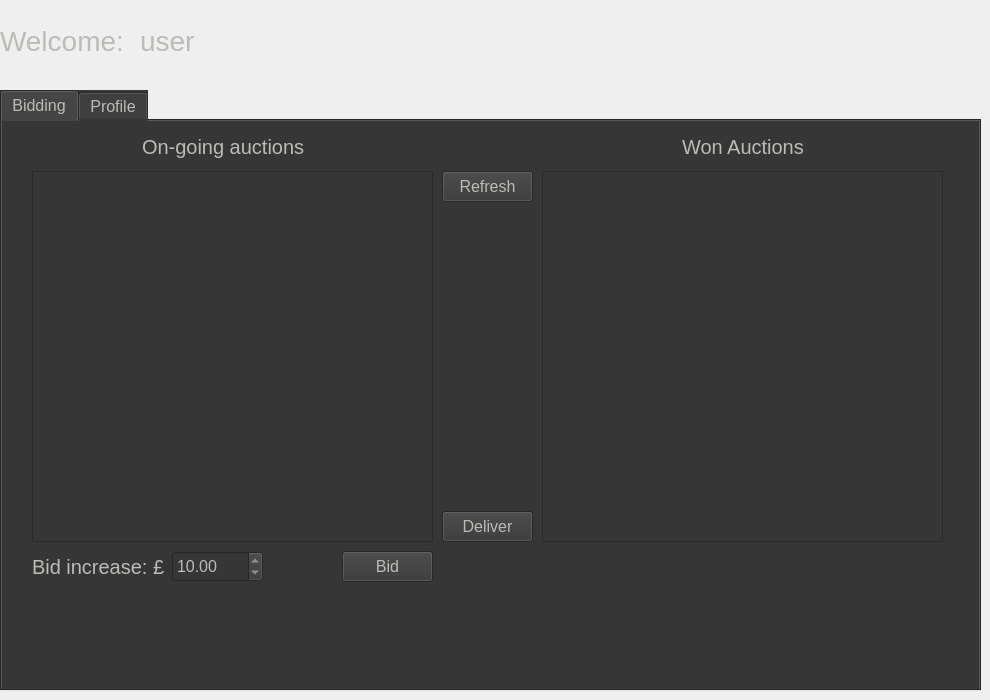
   <widget class="QWidget" name="CourierPage">
    <widget class="QTabWidget" name="tbCourierBidding">
     <property name="geometry">
      <rect>
       <x>0</x>
       <y>90</y>
       <width>981</width>
       <height>601</height>
      </rect>
     </property>
     <property name="styleSheet">
      <string notr="true">background-color: rgb(54, 54, 54);
font: 16px;
color: rgb(186, 189, 182);</string>
     </property>
     <property name="currentIndex">
      <number>0</number>
     </property>
     <widget class="QWidget" name="tbCourierBids">
      <attribute name="title">
       <string>Bidding</string>
      </attribute>
      <widget class="QLabel" name="label_24">
       <property name="geometry">
        <rect>
         <x>30</x>
         <y>430</y>
         <width>141</width>
         <height>31</height>
        </rect>
       </property>
       <property name="styleSheet">
        <string notr="true">color: rgb(186, 189, 182); 
font-size: 20px</string>
       </property>
       <property name="text">
        <string>Bid increase: £</string>
       </property>
      </widget>
      <widget class="QLabel" name="label_23">
       <property name="geometry">
        <rect>
         <x>140</x>
         <y>10</y>
         <width>171</width>
         <height>31</height>
        </rect>
       </property>
       <property name="styleSheet">
        <string notr="true">color: rgb(186, 189, 182); 
font-size: 20px</string>
       </property>
       <property name="text">
        <string>On-going auctions</string>
       </property>
      </widget>
      <widget class="QLabel" name="lblCourierWonAuctionsInfo">
       <property name="geometry">
        <rect>
         <x>540</x>
         <y>470</y>
         <width>401</width>
         <height>91</height>
        </rect>
       </property>
       <property name="styleSheet">
        <string notr="true">color: rgb(186, 189, 182); 
font-size: 16px</string>
       </property>
       <property name="text">
        <string/>
       </property>
       <property name="alignment">
        <set>Qt::AlignCenter</set>
       </property>
       <property name="wordWrap">
        <bool>true</bool>
       </property>
      </widget>
      <widget class="QPushButton" name="btnCourierBid">
       <property name="geometry">
        <rect>
         <x>340</x>
         <y>430</y>
         <width>91</width>
         <height>31</height>
        </rect>
       </property>
       <property name="styleSheet">
        <string notr="true">background-color: rgb(54, 54, 54);
font: 16px;
color: rgb(186, 189, 182);</string>
       </property>
       <property name="text">
        <string>Bid</string>
       </property>
      </widget>
      <widget class="QDoubleSpinBox" name="dsbxCourierBidAmount">
       <property name="geometry">
        <rect>
         <x>170</x>
         <y>430</y>
         <width>91</width>
         <height>31</height>
        </rect>
       </property>
       <property name="minimum">
        <double>1.000000000000000</double>
       </property>
       <property name="maximum">
        <double>99999.000000000000000</double>
       </property>
       <property name="value">
        <double>10.000000000000000</double>
       </property>
      </widget>
      <widget class="QLabel" name="lblCourierOngoingAuctionsInfo">
       <property name="geometry">
        <rect>
         <x>30</x>
         <y>470</y>
         <width>401</width>
         <height>91</height>
        </rect>
       </property>
       <property name="styleSheet">
        <string notr="true">color: rgb(186, 189, 182); 
font-size: 16px</string>
       </property>
       <property name="text">
        <string/>
       </property>
       <property name="alignment">
        <set>Qt::AlignCenter</set>
       </property>
       <property name="wordWrap">
        <bool>true</bool>
       </property>
      </widget>
      <widget class="QListWidget" name="lwCourierOngoingAuctions">
       <property name="geometry">
        <rect>
         <x>30</x>
         <y>50</y>
         <width>401</width>
         <height>371</height>
        </rect>
       </property>
       <property name="styleSheet">
        <string notr="true">color: rgb(186, 189, 182); 
font-size: 18px</string>
       </property>
      </widget>
      <widget class="QPushButton" name="btnCourierBiddingRefresh">
       <property name="geometry">
        <rect>
         <x>440</x>
         <y>50</y>
         <width>91</width>
         <height>31</height>
        </rect>
       </property>
       <property name="styleSheet">
        <string notr="true">background-color: rgb(54, 54, 54);
font: 16px;
color: rgb(186, 189, 182);</string>
       </property>
       <property name="text">
        <string>Refresh</string>
       </property>
      </widget>
      <widget class="QLabel" name="label_60">
       <property name="geometry">
        <rect>
         <x>680</x>
         <y>10</y>
         <width>131</width>
         <height>31</height>
        </rect>
       </property>
       <property name="styleSheet">
        <string notr="true">color: rgb(186, 189, 182); 
font-size: 20px</string>
       </property>
       <property name="text">
        <string>Won Auctions</string>
       </property>
      </widget>
      <widget class="QListWidget" name="lwCourierWonAuctions">
       <property name="geometry">
        <rect>
         <x>540</x>
         <y>50</y>
         <width>401</width>
         <height>371</height>
        </rect>
       </property>
       <property name="styleSheet">
        <string notr="true">color: rgb(186, 189, 182); 
font-size: 18px</string>
       </property>
      </widget>
      <widget class="QPushButton" name="btnCourierDeliverWonOrder">
       <property name="geometry">
        <rect>
         <x>440</x>
         <y>390</y>
         <width>91</width>
         <height>31</height>
        </rect>
       </property>
       <property name="styleSheet">
        <string notr="true">background-color: rgb(54, 54, 54);
font: 16px;
color: rgb(186, 189, 182);</string>
       </property>
       <property name="text">
        <string>Deliver</string>
       </property>
      </widget>
     </widget>
     <widget class="QWidget" name="tbFProfile_2">
      <attribute name="title">
       <string>Profile</string>
      </attribute>
     </widget>
    </widget>
    <widget class="QLabel" name="label_61">
     <property name="geometry">
      <rect>
       <x>0</x>
       <y>10</y>
       <width>131</width>
       <height>61</height>
      </rect>
     </property>
     <property name="styleSheet">
      <string notr="true">color: rgb(186, 189, 182); 
font-size: 28px</string>
     </property>
     <property name="text">
      <string>Welcome:</string>
     </property>
    </widget>
    <widget class="QLabel" name="lblCourierUsername">
     <property name="geometry">
      <rect>
       <x>140</x>
       <y>10</y>
       <width>401</width>
       <height>61</height>
      </rect>
     </property>
     <property name="styleSheet">
      <string notr="true">color: rgb(186, 189, 182); 
font-size: 28px</string>
     </property>
     <property name="text">
      <string>user</string>
     </property>
    </widget>
   </widget>
